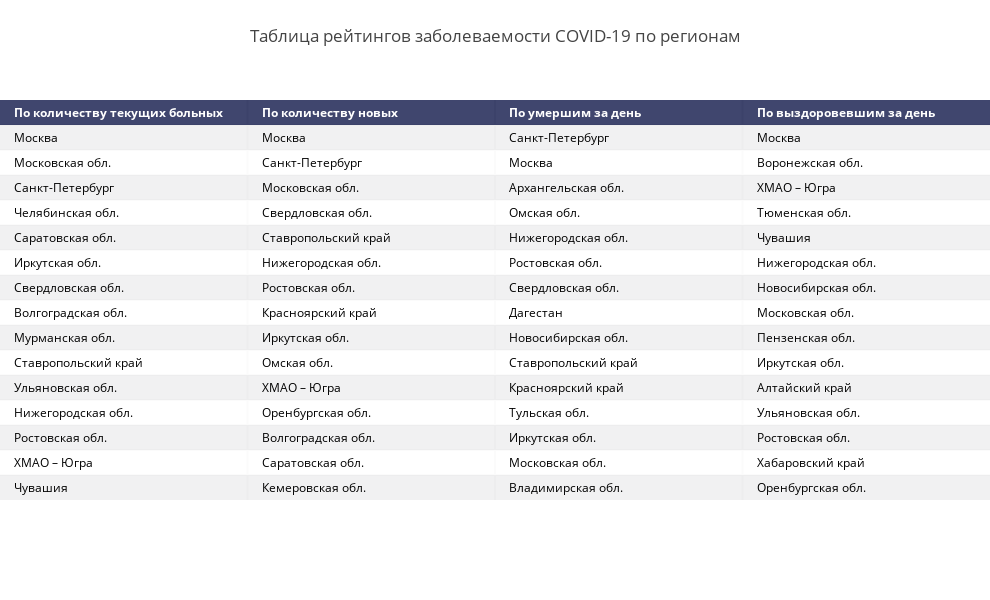

The notebook cell saved with this chart:
### Code cell
covid_rates = pd.DataFrame()
mask = (X.Date==myday)&(X.Region!='Россия')
today_cases = X[mask]
#covid_rates.reset_index(drop=True)

covid_rates['По количеству текущих больных'] = today_cases.sort_values(by=['Remaining_ill'],ascending = False).Region.reset_index(drop=True)
covid_rates['По количеству новых'] = today_cases.sort_values(by=['Day_confirmed'],ascending = False).Region.reset_index(drop=True)
covid_rates['По умершим за день'] = today_cases.sort_values(by=['Day_deaths'],ascending = False).Region.reset_index(drop=True)
covid_rates['По выздоровевшим за день'] = today_cases.sort_values(by=['Day_recovered'],ascending = False).Region.reset_index(drop=True)

fig =  ff.create_table(covid_rates.head(15))
fig.update_layout(
    
                  title_text ='Таблица рейтингов заболеваемости COVID-19 по регионам',
                  margin = {'t':100, 'b':100},
                  title_x = 0.5,
                  title_y= 0.95,
                  title_xanchor = "center",
                  title_yanchor = "top", 
                  
                  width = 990, height = 600,template = 'gridon',
    
    
                  xaxis_title='',yaxis_title = ''
)
fig.show()

### Figure 1 — Plotly figure (JSON) as saved in the notebook; plotly's stock layout.template omitted (floating-point values rounded to 4 significant figures)
{"data": [{"colorscale": [[0, "#00083e"], [0.5, "#ededee"], [1, "#ffffff"]], "hoverinfo": "none", "opacity": 0.75, "showscale": false, "type": "heatmap", "z": [[0, 0, 0, 0], [0.5, 0.5, 0.5, 0.5], [1, 1, 1, 1], [0.5, 0.5, 0.5, 0.5], [1, 1, 1, 1], [0.5, 0.5, 0.5, 0.5], [1, 1, 1, 1], [0.5, 0.5, 0.5, 0.5], [1, 1, 1, 1], [0.5, 0.5, 0.5, 0.5], [1, 1, 1, 1], [0.5, 0.5, 0.5, 0.5], [1, 1, 1, 1], [0.5, 0.5, 0.5, 0.5], [1, 1, 1, 1], [0.5, 0.5, 0.5, 0.5]]}], "layout": {"annotations": [{"align": "left", "font": {"color": "#ffffff"}, "showarrow": false, "text": "<b>По количеству текущих больных</b>", "x": -0.45, "xanchor": "left", "xref": "x", "y": 0, "yref": "y"}, {"align": "left", "font": {"color": "#ffffff"}, "showarrow": false, "text": "<b>По количеству новых</b>", "x": 0.55, "xanchor": "left", "xref": "x", "y": 0, "yref": "y"}, {"align": "left", "font": {"color": "#ffffff"}, "showarrow": false, "text": "<b>По умершим за день</b>", "x": 1.55, "xanchor": "left", "xref": "x", "y": 0, "yref": "y"}, {"align": "left", "font": {"color": "#ffffff"}, "showarrow": false, "text": "<b>По выздоровевшим за день</b>", "x": 2.55, "xanchor": "left", "xref": "x", "y": 0, "yref": "y"}, {"align": "left", "font": {"color": "#000000"}, "showarrow": false, "text": "Москва", "x": -0.45, "xanchor": "left", "xref": "x", "y": 1, "yref": "y"}, {"align": "left", "font": {"color": "#000000"}, "showarrow": false, "text": "Москва", "x": 0.55, "xanchor": "left", "xref": "x", "y": 1, "yref": "y"}, {"align": "left", "font": {"color": "#000000"}, "showarrow": false, "text": "Санкт-Петербург", "x": 1.55, "xanchor": "left", "xref": "x", "y": 1, "yref": "y"}, {"align": "left", "font": {"color": "#000000"}, "showarrow": false, "text": "Москва", "x": 2.55, "xanchor": "left", "xref": "x", "y": 1, "yref": "y"}, {"align": "left", "font": {"color": "#000000"}, "showarrow": false, "text": "Московская обл.", "x": -0.45, "xanchor": "left", "xref": "x", "y": 2, "yref": "y"}, {"align": "left", "font": {"color": "#000000"}, "showarrow": false, "text": "Санкт-Петербург", "x": 0.55, "xanchor": "left", "xref": "x", "y": 2, "yref": "y"}, {"align": "left", "font": {"color": "#000000"}, "showarrow": false, "text": "Москва", "x": 1.55, "xanchor": "left", "xref": "x", "y": 2, "yref": "y"}, {"align": "left", "font": {"color": "#000000"}, "showarrow": false, "text": "Воронежская обл.", "x": 2.55, "xanchor": "left", "xref": "x", "y": 2, "yref": "y"}, {"align": "left", "font": {"color": "#000000"}, "showarrow": false, "text": "Санкт-Петербург", "x": -0.45, "xanchor": "left", "xref": "x", "y": 3, "yref": "y"}, {"align": "left", "font": {"color": "#000000"}, "showarrow": false, "text": "Московская обл.", "x": 0.55, "xanchor": "left", "xref": "x", "y": 3, "yref": "y"}, {"align": "left", "font": {"color": "#000000"}, "showarrow": false, "text": "Архангельская обл.", "x": 1.55, "xanchor": "left", "xref": "x", "y": 3, "yref": "y"}, {"align": "left", "font": {"color": "#000000"}, "showarrow": false, "text": "ХМАО – Югра", "x": 2.55, "xanchor": "left", "xref": "x", "y": 3, "yref": "y"}, {"align": "left", "font": {"color": "#000000"}, "showarrow": false, "text": "Челябинская обл.", "x": -0.45, "xanchor": "left", "xref": "x", "y": 4, "yref": "y"}, {"align": "left", "font": {"color": "#000000"}, "showarrow": false, "text": "Свердловская обл.", "x": 0.55, "xanchor": "left", "xref": "x", "y": 4, "yref": "y"}, {"align": "left", "font": {"color": "#000000"}, "showarrow": false, "text": "Омская обл.", "x": 1.55, "xanchor": "left", "xref": "x", "y": 4, "yref": "y"}, {"align": "left", "font": {"color": "#000000"}, "showarrow": false, "text": "Тюменская обл.", "x": 2.55, "xanchor": "left", "xref": "x", "y": 4, "yref": "y"}, {"align": "left", "font": {"color": "#000000"}, "showarrow": false, "text": "Саратовская обл.", "x": -0.45, "xanchor": "left", "xref": "x", "y": 5, "yref": "y"}, {"align": "left", "font": {"color": "#000000"}, "showarrow": false, "text": "Ставропольский край", "x": 0.55, "xanchor": "left", "xref": "x", "y": 5, "yref": "y"}, {"align": "left", "font": {"color": "#000000"}, "showarrow": false, "text": "Нижегородская обл.", "x": 1.55, "xanchor": "left", "xref": "x", "y": 5, "yref": "y"}, {"align": "left", "font": {"color": "#000000"}, "showarrow": false, "text": "Чувашия", "x": 2.55, "xanchor": "left", "xref": "x", "y": 5, "yref": "y"}, {"align": "left", "font": {"color": "#000000"}, "showarrow": false, "text": "Иркутская обл.", "x": -0.45, "xanchor": "left", "xref": "x", "y": 6, "yref": "y"}, {"align": "left", "font": {"color": "#000000"}, "showarrow": false, "text": "Нижегородская обл.", "x": 0.55, "xanchor": "left", "xref": "x", "y": 6, "yref": "y"}, {"align": "left", "font": {"color": "#000000"}, "showarrow": false, "text": "Ростовская обл.", "x": 1.55, "xanchor": "left", "xref": "x", "y": 6, "yref": "y"}, {"align": "left", "font": {"color": "#000000"}, "showarrow": false, "text": "Нижегородская обл.", "x": 2.55, "xanchor": "left", "xref": "x", "y": 6, "yref": "y"}, {"align": "left", "font": {"color": "#000000"}, "showarrow": false, "text": "Свердловская обл.", "x": -0.45, "xanchor": "left", "xref": "x", "y": 7, "yref": "y"}, {"align": "left", "font": {"color": "#000000"}, "showarrow": false, "text": "Ростовская обл.", "x": 0.55, "xanchor": "left", "xref": "x", "y": 7, "yref": "y"}, {"align": "left", "font": {"color": "#000000"}, "showarrow": false, "text": "Свердловская обл.", "x": 1.55, "xanchor": "left", "xref": "x", "y": 7, "yref": "y"}, {"align": "left", "font": {"color": "#000000"}, "showarrow": false, "text": "Новосибирская обл.", "x": 2.55, "xanchor": "left", "xref": "x", "y": 7, "yref": "y"}, {"align": "left", "font": {"color": "#000000"}, "showarrow": false, "text": "Волгоградская обл.", "x": -0.45, "xanchor": "left", "xref": "x", "y": 8, "yref": "y"}, {"align": "left", "font": {"color": "#000000"}, "showarrow": false, "text": "Красноярский край", "x": 0.55, "xanchor": "left", "xref": "x", "y": 8, "yref": "y"}, {"align": "left", "font": {"color": "#000000"}, "showarrow": false, "text": "Дагестан", "x": 1.55, "xanchor": "left", "xref": "x", "y": 8, "yref": "y"}, {"align": "left", "font": {"color": "#000000"}, "showarrow": false, "text": "Московская обл.", "x": 2.55, "xanchor": "left", "xref": "x", "y": 8, "yref": "y"}, {"align": "left", "font": {"color": "#000000"}, "showarrow": false, "text": "Мурманская обл.", "x": -0.45, "xanchor": "left", "xref": "x", "y": 9, "yref": "y"}, {"align": "left", "font": {"color": "#000000"}, "showarrow": false, "text": "Иркутская обл.", "x": 0.55, "xanchor": "left", "xref": "x", "y": 9, "yref": "y"}, {"align": "left", "font": {"color": "#000000"}, "showarrow": false, "text": "Новосибирская обл.", "x": 1.55, "xanchor": "left", "xref": "x", "y": 9, "yref": "y"}, {"align": "left", "font": {"color": "#000000"}, "showarrow": false, "text": "Пензенская обл.", "x": 2.55, "xanchor": "left", "xref": "x", "y": 9, "yref": "y"}, {"align": "left", "font": {"color": "#000000"}, "showarrow": false, "text": "Ставропольский край", "x": -0.45, "xanchor": "left", "xref": "x", "y": 10, "yref": "y"}, {"align": "left", "font": {"color": "#000000"}, "showarrow": false, "text": "Омская обл.", "x": 0.55, "xanchor": "left", "xref": "x", "y": 10, "yref": "y"}, {"align": "left", "font": {"color": "#000000"}, "showarrow": false, "text": "Ставропольский край", "x": 1.55, "xanchor": "left", "xref": "x", "y": 10, "yref": "y"}, {"align": "left", "font": {"color": "#000000"}, "showarrow": false, "text": "Иркутская обл.", "x": 2.55, "xanchor": "left", "xref": "x", "y": 10, "yref": "y"}, {"align": "left", "font": {"color": "#000000"}, "showarrow": false, "text": "Ульяновская обл.", "x": -0.45, "xanchor": "left", "xref": "x", "y": 11, "yref": "y"}, {"align": "left", "font": {"color": "#000000"}, "showarrow": false, "text": "ХМАО – Югра", "x": 0.55, "xanchor": "left", "xref": "x", "y": 11, "yref": "y"}, {"align": "left", "font": {"color": "#000000"}, "showarrow": false, "text": "Красноярский край", "x": 1.55, "xanchor": "left", "xref": "x", "y": 11, "yref": "y"}, {"align": "left", "font": {"color": "#000000"}, "showarrow": false, "text": "Алтайский край", "x": 2.55, "xanchor": "left", "xref": "x", "y": 11, "yref": "y"}, {"align": "left", "font": {"color": "#000000"}, "showarrow": false, "text": "Нижегородская обл.", "x": -0.45, "xanchor": "left", "xref": "x", "y": 12, "yref": "y"}, {"align": "left", "font": {"color": "#000000"}, "showarrow": false, "text": "Оренбургская обл.", "x": 0.55, "xanchor": "left", "xref": "x", "y": 12, "yref": "y"}, {"align": "left", "font": {"color": "#000000"}, "showarrow": false, "text": "Тульская обл.", "x": 1.55, "xanchor": "left", "xref": "x", "y": 12, "yref": "y"}, {"align": "left", "font": {"color": "#000000"}, "showarrow": false, "text": "Ульяновская обл.", "x": 2.55, "xanchor": "left", "xref": "x", "y": 12, "yref": "y"}, {"align": "left", "font": {"color": "#000000"}, "showarrow": false, "text": "Ростовская обл.", "x": -0.45, "xanchor": "left", "xref": "x", "y": 13, "yref": "y"}, {"align": "left", "font": {"color": "#000000"}, "showarrow": false, "text": "Волгоградская обл.", "x": 0.55, "xanchor": "left", "xref": "x", "y": 13, "yref": "y"}, {"align": "left", "font": {"color": "#000000"}, "showarrow": false, "text": "Иркутская обл.", "x": 1.55, "xanchor": "left", "xref": "x", "y": 13, "yref": "y"}, {"align": "left", "font": {"color": "#000000"}, "showarrow": false, "text": "Ростовская обл.", "x": 2.55, "xanchor": "left", "xref": "x", "y": 13, "yref": "y"}, {"align": "left", "font": {"color": "#000000"}, "showarrow": false, "text": "ХМАО – Югра", "x": -0.45, "xanchor": "left", "xref": "x", "y": 14, "yref": "y"}, {"align": "left", "font": {"color": "#000000"}, "showarrow": false, "text": "Саратовская обл.", "x": 0.55, "xanchor": "left", "xref": "x", "y": 14, "yref": "y"}, {"align": "left", "font": {"color": "#000000"}, "showarrow": false, "text": "Московская обл.", "x": 1.55, "xanchor": "left", "xref": "x", "y": 14, "yref": "y"}, {"align": "left", "font": {"color": "#000000"}, "showarrow": false, "text": "Хабаровский край", "x": 2.55, "xanchor": "left", "xref": "x", "y": 14, "yref": "y"}, {"align": "left", "font": {"color": "#000000"}, "showarrow": false, "text": "Чувашия", "x": -0.45, "xanchor": "left", "xref": "x", "y": 15, "yref": "y"}, {"align": "left", "font": {"color": "#000000"}, "showarrow": false, "text": "Кемеровская обл.", "x": 0.55, "xanchor": "left", "xref": "x", "y": 15, "yref": "y"}, {"align": "left", "font": {"color": "#000000"}, "showarrow": false, "text": "Владимирская обл.", "x": 1.55, "xanchor": "left", "xref": "x", "y": 15, "yref": "y"}, {"align": "left", "font": {"color": "#000000"}, "showarrow": false, "text": "Оренбургская обл.", "x": 2.55, "xanchor": "left", "xref": "x", "y": 15, "yref": "y"}], "height": 600, "margin": {"b": 100, "l": 0, "r": 0, "t": 100}, "title": {"text": "Таблица рейтингов заболеваемости COVID-19 по регионам", "x": 0.5, "xanchor": "center", "y": 0.95, "yanchor": "top"}, "width": 990, "xaxis": {"dtick": 1, "gridwidth": 2, "showticklabels": false, "tick0": -0.5, "ticks": "", "title": {"text": ""}, "zeroline": false}, "yaxis": {"autorange": "reversed", "dtick": 1, "gridwidth": 2, "showticklabels": false, "tick0": 0.5, "ticks": "", "title": {"text": ""}, "zeroline": false}}}
